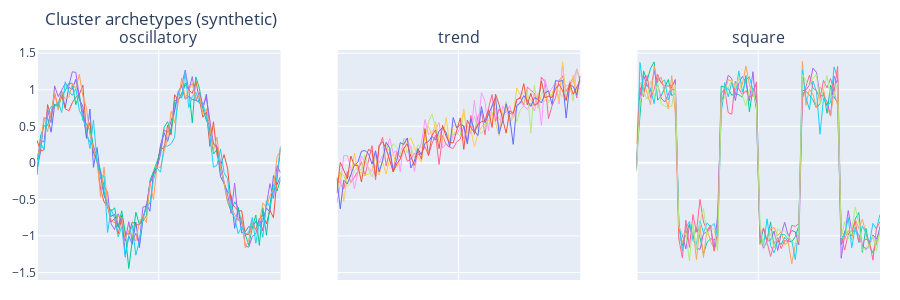

This figure's notebook cell:
### Markdown cell above
## Clustering setup and notation
Given $n$ series $X^{(i)}$, a clusterer assigns labels $\hat{z}_i$ and often optimizes

$$
\sum_{i=1}^n d\bigl(X^{(i)}, \mu_{\hat{z}_i}\bigr).
$$

Distances $d$ can be elastic (DTW-like), feature-based, or model-based depending on the algorithm.

### Code cell
import numpy as np
import plotly.graph_objects as go
from plotly.subplots import make_subplots

rng = np.random.default_rng(4)
t = np.linspace(0, 1, 70)

prototypes = {
    "oscillatory": np.sin(2 * np.pi * t * 2),
    "trend": 1.3 * t - 0.2,
    "square": np.sign(np.sin(2 * np.pi * t * 3)),
}

fig = make_subplots(rows=1, cols=3, subplot_titles=list(prototypes.keys()), shared_yaxes=True)
for col, (name, proto) in enumerate(prototypes.items(), start=1):
    for _ in range(6):
        y = proto + 0.15 * rng.normal(size=t.size)
        fig.add_trace(
            go.Scatter(x=t, y=y, mode="lines", line=dict(width=1), showlegend=False),
            row=1, col=col,
        )

fig.update_layout(
    title="Cluster archetypes (synthetic)",
    height=300,
    margin=dict(l=20, r=20, t=50, b=20),
)
fig.update_xaxes(showticklabels=False)
fig.show()
